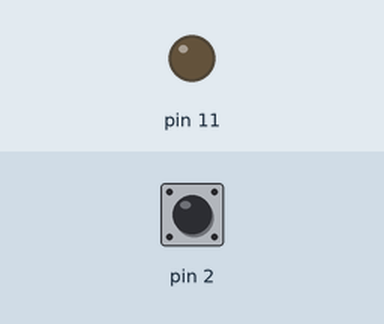
Recording of a sketch running on a simulated Arduino Uno, built with avr-gcc and run on an emulated ATmega328P. Shown: output pins drawn as LEDs (lit = HIGH). The test bench sets the inputs (shaded band); at power-on: pin 2 HIGH.

Above: at 1.2 s.
1.3 s: pin 2 pulled LOW for 0.15 s
At 2.4 s:
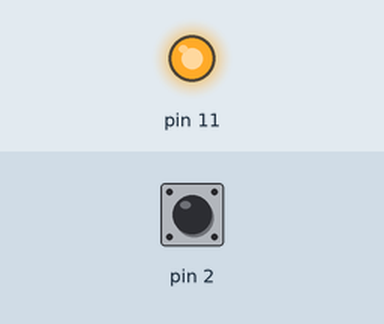
2.9 s: pin 2 pulled LOW for 1 s
At 4.9 s:
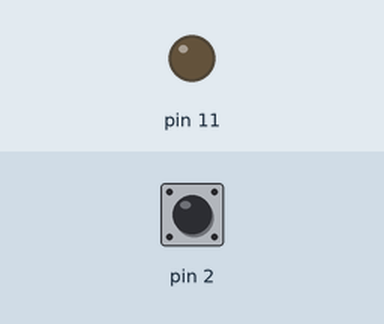
5.4 s: pin 2 pulled LOW for 3.2 s
At 9.7 s:
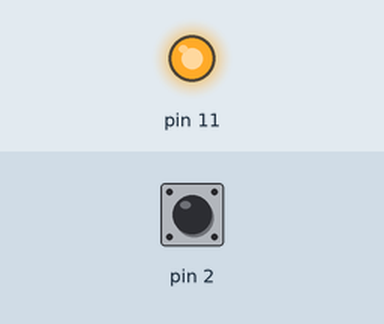
Timing chart, 0 to 11.2 s (numbered marks = the images above; inputs shaded):
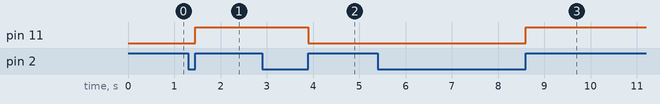

The sketch:

Task1.0.3.ino
```cpp
bool led = LOW;
bool pButton = HIGH;

void setup() {
  pinMode(2, INPUT_PULLUP);
  pinMode(11, OUTPUT);

  digitalWrite(11, LOW);
}

void loop() {
  bool cButton = digitalRead(2);

  if (pButton == LOW && cButton == HIGH) {
    if(led == LOW){
      led = HIGH;
    }else{
      led = LOW;
    }

    digitalWrite(11, led);
    delay(50);
  }

  pButton = cButton;
}
```

Measured:
- after the input at 1.3 s, pin 11: LOW → HIGH after 0.15 s
- after the input at 2.9 s, pin 11: HIGH → LOW after 1.0 s
- after the input at 5.4 s, pin 11: LOW → HIGH after 3.2 s
